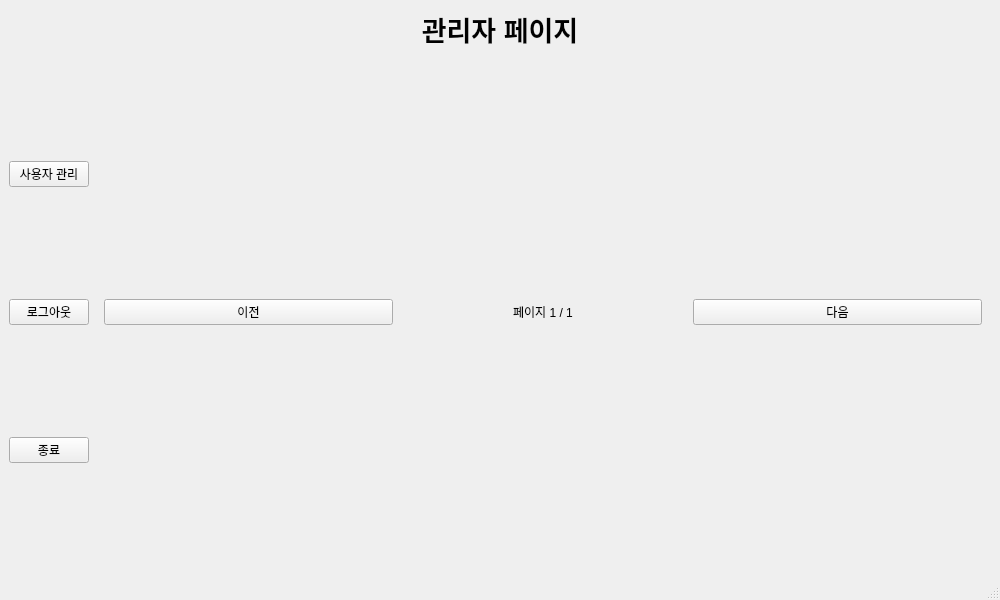
<?xml version="1.0" encoding="UTF-8"?>
<ui version="4.0">
 <class>AdminMenu</class>
 <widget class="QMainWindow" name="AdminMenu">
  <property name="geometry">
   <rect>
    <x>0</x>
    <y>0</y>
    <width>1000</width>
    <height>600</height>
   </rect>
  </property>
  <property name="windowTitle">
   <string>관리자 메뉴</string>
  </property>
  <widget class="QWidget" name="centralwidget">
   <layout class="QVBoxLayout" name="verticalLayout">
    <item>
     <widget class="QLabel" name="titleLabel">
      <property name="font">
       <font>
        <pointsize>20</pointsize>
        <bold>true</bold>
       </font>
      </property>
      <property name="text">
       <string>관리자 페이지</string>
      </property>
      <property name="alignment">
       <set>Qt::AlignmentFlag::AlignCenter</set>
      </property>
     </widget>
    </item>
    <item>
     <layout class="QHBoxLayout" name="mainLayout">
      <item>
       <layout class="QVBoxLayout" name="leftMenuLayout">
        <item>
         <widget class="QPushButton" name="manageUserBtn">
          <property name="text">
           <string>사용자 관리</string>
          </property>
         </widget>
        </item>
        <item>
         <widget class="QPushButton" name="logoutBtn">
          <property name="text">
           <string>로그아웃</string>
          </property>
         </widget>
        </item>
        <item>
         <widget class="QPushButton" name="exitBtn">
          <property name="text">
           <string>종료</string>
          </property>
         </widget>
        </item>
       </layout>
      </item>
      <item>
       <widget class="QStackedWidget" name="contentStack">
        <property name="currentIndex">
         <number>1</number>
        </property>
        <widget class="QWidget" name="userPage">
         <layout class="QVBoxLayout" name="userPageLayout">
          <item>
           <widget class="QPushButton" name="viewUserListBtn">
            <property name="text">
             <string>사용자 목록</string>
            </property>
           </widget>
          </item>
          <item>
           <widget class="QPushButton" name="modifyUserBtn">
            <property name="text">
             <string>사용자 수정</string>
            </property>
           </widget>
          </item>
         </layout>
        </widget>
        <widget class="QWidget" name="userListPage">
         <layout class="QVBoxLayout" name="userListLayout">
          <item>
           <layout class="QVBoxLayout" name="userListContainer"/>
          </item>
          <item>
           <layout class="QHBoxLayout" name="pageControlLayout">
            <item>
             <widget class="QPushButton" name="prevUserPageBtn">
              <property name="text">
               <string>이전</string>
              </property>
             </widget>
            </item>
            <item>
             <widget class="QLabel" name="userPageLabel">
              <property name="text">
               <string>페이지 1 / 1</string>
              </property>
              <property name="alignment">
               <set>Qt::AlignmentFlag::AlignCenter</set>
              </property>
             </widget>
            </item>
            <item>
             <widget class="QPushButton" name="nextUserPageBtn">
              <property name="text">
               <string>다음</string>
              </property>
             </widget>
            </item>
           </layout>
          </item>
         </layout>
        </widget>
        <widget class="QWidget" name="changeUserPage">
         <layout class="QVBoxLayout" name="changeUserLayout">
          <item>
           <widget class="QLineEdit" name="userId">
            <property name="placeholderText">
             <string>유저 아이디</string>
            </property>
           </widget>
          </item>
          <item>
           <widget class="QLineEdit" name="userIdEdit">
            <property name="placeholderText">
             <string>수정할 아이디</string>
            </property>
           </widget>
          </item>
          <item>
           <widget class="QLineEdit" name="userPwEdit">
            <property name="echoMode">
             <enum>QLineEdit::EchoMode::Password</enum>
            </property>
            <property name="placeholderText">
             <string>새 비밀번호</string>
            </property>
           </widget>
          </item>
          <item>
           <widget class="QLineEdit" name="userAssetEdit">
            <property name="placeholderText">
             <string>보유 자산</string>
            </property>
           </widget>
          </item>
          <item>
           <widget class="QPushButton" name="confirmUserChangeBtn">
            <property name="text">
             <string>확인</string>
            </property>
           </widget>
          </item>
         </layout>
        </widget>
       </widget>
      </item>
     </layout>
    </item>
   </layout>
  </widget>
  <widget class="QMenuBar" name="menubar">
   <property name="geometry">
    <rect>
     <x>0</x>
     <y>0</y>
     <width>1000</width>
     <height>21</height>
    </rect>
   </property>
  </widget>
  <widget class="QStatusBar" name="statusbar"/>
 </widget>
 <resources/>
 <connections/>
</ui>
